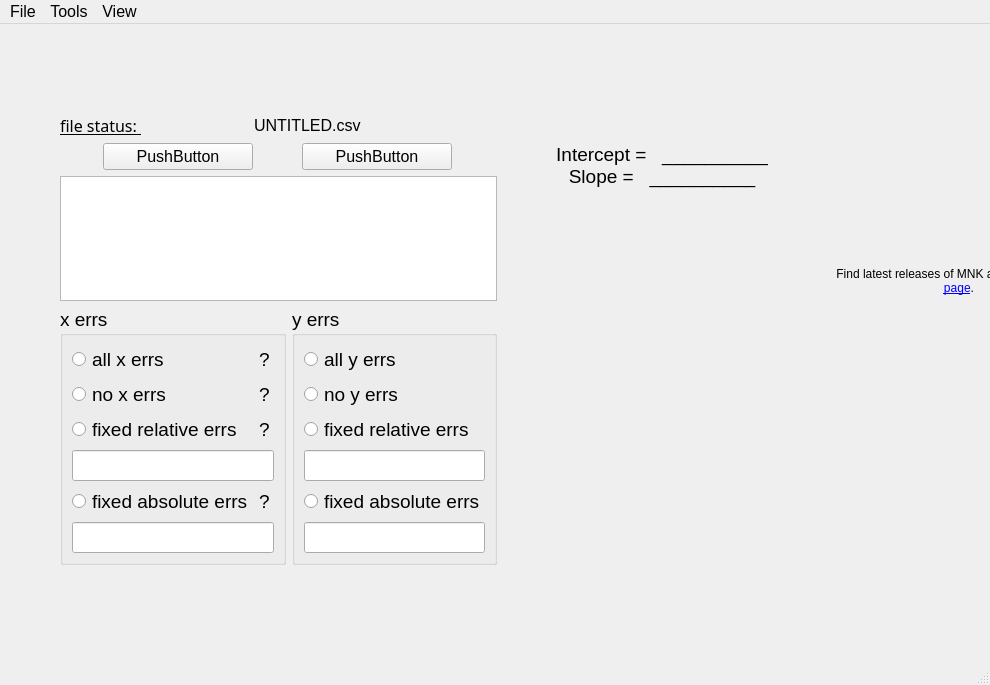
<?xml version="1.0" encoding="UTF-8"?>
<ui version="4.0">
 <class>MnkWindow</class>
 <widget class="QMainWindow" name="MnkWindow">
  <property name="geometry">
   <rect>
    <x>0</x>
    <y>0</y>
    <width>990</width>
    <height>685</height>
   </rect>
  </property>
  <property name="minimumSize">
   <size>
    <width>800</width>
    <height>500</height>
   </size>
  </property>
  <property name="windowTitle">
   <string>MNK</string>
  </property>
  <widget class="QWidget" name="centralwidget">
   <widget class="QWidget" name="tipWidget" native="true">
    <property name="geometry">
     <rect>
      <x>820</x>
      <y>190</y>
      <width>278</width>
      <height>135</height>
     </rect>
    </property>
    <layout class="QVBoxLayout" name="verticalLayout_7">
     <item>
      <widget class="QLabel" name="tipsLabelForMNK">
       <property name="mouseTracking">
        <bool>true</bool>
       </property>
       <property name="text">
        <string>Find latest releases of MNK app on &lt;a href=&quot;https://github.com/Andriy-Bilenko/MNK-Least-Squares-Method-&quot;&gt;this github page&lt;/a&gt;.</string>
       </property>
       <property name="textFormat">
        <enum>Qt::AutoText</enum>
       </property>
       <property name="alignment">
        <set>Qt::AlignCenter</set>
       </property>
       <property name="wordWrap">
        <bool>true</bool>
       </property>
       <property name="openExternalLinks">
        <bool>true</bool>
       </property>
       <property name="textInteractionFlags">
        <set>Qt::LinksAccessibleByMouse|Qt::TextSelectableByKeyboard|Qt::TextSelectableByMouse</set>
       </property>
      </widget>
     </item>
    </layout>
   </widget>
   <widget class="QWidget" name="mainWidgetForMNK" native="true">
    <property name="geometry">
     <rect>
      <x>60</x>
      <y>90</y>
      <width>761</width>
      <height>451</height>
     </rect>
    </property>
    <layout class="QVBoxLayout" name="verticalLayout_2">
     <item>
      <layout class="QVBoxLayout" name="MainlLayout">
       <item>
        <layout class="QHBoxLayout" name="horizontalLayout">
         <item>
          <widget class="QLabel" name="promptLabel">
           <property name="sizePolicy">
            <sizepolicy hsizetype="Fixed" vsizetype="Preferred">
             <horstretch>0</horstretch>
             <verstretch>0</verstretch>
            </sizepolicy>
           </property>
           <property name="font">
            <font>
             <family>Rockwell</family>
             <pointsize>12</pointsize>
             <underline>true</underline>
            </font>
           </property>
           <property name="text">
            <string>file status: </string>
           </property>
          </widget>
         </item>
         <item>
          <widget class="QLabel" name="labelStatus">
           <property name="sizePolicy">
            <sizepolicy hsizetype="Fixed" vsizetype="Preferred">
             <horstretch>0</horstretch>
             <verstretch>0</verstretch>
            </sizepolicy>
           </property>
           <property name="minimumSize">
            <size>
             <width>100</width>
             <height>0</height>
            </size>
           </property>
           <property name="font">
            <font>
             <pointsize>12</pointsize>
            </font>
           </property>
           <property name="text">
            <string/>
           </property>
          </widget>
         </item>
         <item>
          <widget class="QLabel" name="labelFileName">
           <property name="font">
            <font>
             <pointsize>12</pointsize>
            </font>
           </property>
           <property name="text">
            <string>UNTITLED.csv</string>
           </property>
          </widget>
         </item>
        </layout>
       </item>
       <item>
        <layout class="QHBoxLayout" name="horizontalLayout3">
         <item>
          <layout class="QVBoxLayout" name="verticalLayout">
           <item>
            <layout class="QHBoxLayout" name="horizontalLayout_2">
             <item>
              <widget class="QPushButton" name="fitButton">
               <property name="sizePolicy">
                <sizepolicy hsizetype="Fixed" vsizetype="Fixed">
                 <horstretch>0</horstretch>
                 <verstretch>0</verstretch>
                </sizepolicy>
               </property>
               <property name="minimumSize">
                <size>
                 <width>150</width>
                 <height>0</height>
                </size>
               </property>
               <property name="maximumSize">
                <size>
                 <width>140</width>
                 <height>16777215</height>
                </size>
               </property>
               <property name="font">
                <font>
                 <pointsize>12</pointsize>
                </font>
               </property>
               <property name="text">
                <string>PushButton</string>
               </property>
              </widget>
             </item>
             <item>
              <widget class="QPushButton" name="exitButton">
               <property name="sizePolicy">
                <sizepolicy hsizetype="Fixed" vsizetype="Fixed">
                 <horstretch>0</horstretch>
                 <verstretch>0</verstretch>
                </sizepolicy>
               </property>
               <property name="minimumSize">
                <size>
                 <width>150</width>
                 <height>0</height>
                </size>
               </property>
               <property name="maximumSize">
                <size>
                 <width>140</width>
                 <height>16777215</height>
                </size>
               </property>
               <property name="font">
                <font>
                 <pointsize>12</pointsize>
                </font>
               </property>
               <property name="text">
                <string>PushButton</string>
               </property>
              </widget>
             </item>
            </layout>
           </item>
           <item>
            <widget class="QTableView" name="tableView">
             <property name="sizePolicy">
              <sizepolicy hsizetype="Preferred" vsizetype="Preferred">
               <horstretch>0</horstretch>
               <verstretch>0</verstretch>
              </sizepolicy>
             </property>
             <property name="minimumSize">
              <size>
               <width>0</width>
               <height>0</height>
              </size>
             </property>
             <property name="maximumSize">
              <size>
               <width>16777215</width>
               <height>16777215</height>
              </size>
             </property>
            </widget>
           </item>
           <item>
            <layout class="QHBoxLayout" name="horizontalLayout_7">
             <item>
              <widget class="QGroupBox" name="groupBoxXErrs">
               <property name="font">
                <font>
                 <pointsize>14</pointsize>
                </font>
               </property>
               <property name="title">
                <string>x errs</string>
               </property>
               <layout class="QVBoxLayout" name="verticalLayout_6">
                <item>
                 <layout class="QHBoxLayout" name="horizontalLayout_5">
                  <item>
                   <widget class="QRadioButton" name="radioButtonAllXErrs">
                    <property name="sizePolicy">
                     <sizepolicy hsizetype="Expanding" vsizetype="Fixed">
                      <horstretch>0</horstretch>
                      <verstretch>0</verstretch>
                     </sizepolicy>
                    </property>
                    <property name="font">
                     <font>
                      <pointsize>14</pointsize>
                     </font>
                    </property>
                    <property name="text">
                     <string>all x errs</string>
                    </property>
                   </widget>
                  </item>
                  <item>
                   <widget class="QLabel" name="labelAllXErrsHint">
                    <property name="minimumSize">
                     <size>
                      <width>15</width>
                      <height>15</height>
                     </size>
                    </property>
                    <property name="maximumSize">
                     <size>
                      <width>15</width>
                      <height>15</height>
                     </size>
                    </property>
                    <property name="text">
                     <string>?</string>
                    </property>
                   </widget>
                  </item>
                 </layout>
                </item>
                <item>
                 <layout class="QHBoxLayout" name="horizontalLayout_8">
                  <item>
                   <widget class="QRadioButton" name="radioButtonNoXErrs">
                    <property name="sizePolicy">
                     <sizepolicy hsizetype="Expanding" vsizetype="Fixed">
                      <horstretch>0</horstretch>
                      <verstretch>0</verstretch>
                     </sizepolicy>
                    </property>
                    <property name="font">
                     <font>
                      <pointsize>14</pointsize>
                     </font>
                    </property>
                    <property name="text">
                     <string>no x errs</string>
                    </property>
                   </widget>
                  </item>
                  <item>
                   <widget class="QLabel" name="labelNoXErrsHint">
                    <property name="minimumSize">
                     <size>
                      <width>15</width>
                      <height>15</height>
                     </size>
                    </property>
                    <property name="maximumSize">
                     <size>
                      <width>15</width>
                      <height>15</height>
                     </size>
                    </property>
                    <property name="text">
                     <string>?</string>
                    </property>
                   </widget>
                  </item>
                 </layout>
                </item>
                <item>
                 <layout class="QHBoxLayout" name="horizontalLayout_4">
                  <item>
                   <widget class="QRadioButton" name="radioButtonFixedRelativeXErrs">
                    <property name="sizePolicy">
                     <sizepolicy hsizetype="Expanding" vsizetype="Fixed">
                      <horstretch>0</horstretch>
                      <verstretch>0</verstretch>
                     </sizepolicy>
                    </property>
                    <property name="font">
                     <font>
                      <pointsize>14</pointsize>
                     </font>
                    </property>
                    <property name="text">
                     <string>fixed relative errs</string>
                    </property>
                   </widget>
                  </item>
                  <item>
                   <widget class="QLabel" name="labelFixedRelativeXErrsHint">
                    <property name="minimumSize">
                     <size>
                      <width>15</width>
                      <height>15</height>
                     </size>
                    </property>
                    <property name="maximumSize">
                     <size>
                      <width>15</width>
                      <height>15</height>
                     </size>
                    </property>
                    <property name="text">
                     <string>?</string>
                    </property>
                   </widget>
                  </item>
                 </layout>
                </item>
                <item>
                 <widget class="QLineEdit" name="lineEditXFixedRelativeErr">
                  <property name="font">
                   <font>
                    <pointsize>14</pointsize>
                   </font>
                  </property>
                 </widget>
                </item>
                <item>
                 <layout class="QHBoxLayout" name="horizontalLayout_9">
                  <item>
                   <widget class="QRadioButton" name="radioButtonFixedXErrs">
                    <property name="sizePolicy">
                     <sizepolicy hsizetype="Expanding" vsizetype="Fixed">
                      <horstretch>0</horstretch>
                      <verstretch>0</verstretch>
                     </sizepolicy>
                    </property>
                    <property name="font">
                     <font>
                      <pointsize>14</pointsize>
                     </font>
                    </property>
                    <property name="text">
                     <string>fixed absolute errs</string>
                    </property>
                   </widget>
                  </item>
                  <item>
                   <widget class="QLabel" name="labelFixedXErrsHint">
                    <property name="minimumSize">
                     <size>
                      <width>15</width>
                      <height>15</height>
                     </size>
                    </property>
                    <property name="maximumSize">
                     <size>
                      <width>15</width>
                      <height>15</height>
                     </size>
                    </property>
                    <property name="text">
                     <string>?</string>
                    </property>
                   </widget>
                  </item>
                 </layout>
                </item>
                <item>
                 <widget class="QLineEdit" name="lineEditXFixedErr">
                  <property name="font">
                   <font>
                    <pointsize>14</pointsize>
                   </font>
                  </property>
                  <property name="readOnly">
                   <bool>false</bool>
                  </property>
                 </widget>
                </item>
               </layout>
              </widget>
             </item>
             <item>
              <widget class="QGroupBox" name="groupBoxYErrs">
               <property name="font">
                <font>
                 <pointsize>14</pointsize>
                </font>
               </property>
               <property name="title">
                <string>y errs</string>
               </property>
               <layout class="QVBoxLayout" name="verticalLayout_5">
                <item>
                 <widget class="QRadioButton" name="radioButtonAllYErrs">
                  <property name="font">
                   <font>
                    <pointsize>14</pointsize>
                   </font>
                  </property>
                  <property name="text">
                   <string>all y errs</string>
                  </property>
                 </widget>
                </item>
                <item>
                 <widget class="QRadioButton" name="radioButtonNoYErrs">
                  <property name="font">
                   <font>
                    <pointsize>14</pointsize>
                   </font>
                  </property>
                  <property name="text">
                   <string>no y errs</string>
                  </property>
                 </widget>
                </item>
                <item>
                 <widget class="QRadioButton" name="radioButtonFixedRelativeYErrs">
                  <property name="font">
                   <font>
                    <pointsize>14</pointsize>
                   </font>
                  </property>
                  <property name="text">
                   <string>fixed relative errs</string>
                  </property>
                 </widget>
                </item>
                <item>
                 <widget class="QLineEdit" name="lineEditYFixedRelativeErr">
                  <property name="font">
                   <font>
                    <pointsize>14</pointsize>
                   </font>
                  </property>
                 </widget>
                </item>
                <item>
                 <widget class="QRadioButton" name="radioButtonFixedYErrs">
                  <property name="sizePolicy">
                   <sizepolicy hsizetype="Expanding" vsizetype="Fixed">
                    <horstretch>0</horstretch>
                    <verstretch>0</verstretch>
                   </sizepolicy>
                  </property>
                  <property name="font">
                   <font>
                    <pointsize>14</pointsize>
                   </font>
                  </property>
                  <property name="text">
                   <string>fixed absolute errs</string>
                  </property>
                 </widget>
                </item>
                <item>
                 <widget class="QLineEdit" name="lineEditYFixedErr">
                  <property name="font">
                   <font>
                    <pointsize>14</pointsize>
                   </font>
                  </property>
                  <property name="readOnly">
                   <bool>false</bool>
                  </property>
                 </widget>
                </item>
               </layout>
              </widget>
             </item>
            </layout>
           </item>
          </layout>
         </item>
         <item>
          <layout class="QVBoxLayout" name="verticalLayout_3">
           <item>
            <layout class="QVBoxLayout" name="verticalLayout_4">
             <item>
              <widget class="QLabel" name="label_slope_intercept">
               <property name="sizePolicy">
                <sizepolicy hsizetype="Expanding" vsizetype="Fixed">
                 <horstretch>0</horstretch>
                 <verstretch>0</verstretch>
                </sizepolicy>
               </property>
               <property name="font">
                <font>
                 <pointsize>14</pointsize>
                </font>
               </property>
               <property name="text">
                <string>Intercept =   __________
Slope =   __________</string>
               </property>
               <property name="alignment">
                <set>Qt::AlignCenter</set>
               </property>
              </widget>
             </item>
            </layout>
           </item>
           <item>
            <layout class="QHBoxLayout" name="horizontalLayout_3">
             <item>
              <spacer name="verticalSpacer">
               <property name="orientation">
                <enum>Qt::Vertical</enum>
               </property>
               <property name="sizeHint" stdset="0">
                <size>
                 <width>1</width>
                 <height>40</height>
                </size>
               </property>
              </spacer>
             </item>
            </layout>
           </item>
          </layout>
         </item>
        </layout>
       </item>
      </layout>
     </item>
    </layout>
   </widget>
   <zorder>mainWidgetForMNK</zorder>
   <zorder>tipWidget</zorder>
  </widget>
  <widget class="QMenuBar" name="menubar">
   <property name="geometry">
    <rect>
     <x>0</x>
     <y>0</y>
     <width>990</width>
     <height>32</height>
    </rect>
   </property>
   <property name="sizePolicy">
    <sizepolicy hsizetype="MinimumExpanding" vsizetype="Minimum">
     <horstretch>0</horstretch>
     <verstretch>0</verstretch>
    </sizepolicy>
   </property>
   <property name="font">
    <font>
     <pointsize>12</pointsize>
    </font>
   </property>
   <widget class="QMenu" name="menuFile">
    <property name="font">
     <font>
      <pointsize>12</pointsize>
     </font>
    </property>
    <property name="title">
     <string>File</string>
    </property>
    <addaction name="actionOpen"/>
    <addaction name="actionSave"/>
    <addaction name="actionSaveAs"/>
    <addaction name="actionClose"/>
   </widget>
   <widget class="QMenu" name="menuTools">
    <property name="title">
     <string>Tools</string>
    </property>
    <addaction name="actionScreenCapture"/>
    <addaction name="actionChartScreenshot"/>
   </widget>
   <widget class="QMenu" name="menuView">
    <property name="title">
     <string>View</string>
    </property>
    <addaction name="actionLightTheme"/>
    <addaction name="actionDarkTheme"/>
   </widget>
   <addaction name="menuFile"/>
   <addaction name="menuTools"/>
   <addaction name="menuView"/>
  </widget>
  <widget class="QStatusBar" name="statusbar"/>
  <action name="actionOpen">
   <property name="text">
    <string>Open</string>
   </property>
   <property name="font">
    <font>
     <pointsize>12</pointsize>
    </font>
   </property>
  </action>
  <action name="actionSave">
   <property name="text">
    <string>Save</string>
   </property>
   <property name="font">
    <font>
     <pointsize>12</pointsize>
    </font>
   </property>
  </action>
  <action name="actionClose">
   <property name="text">
    <string>Close</string>
   </property>
   <property name="font">
    <font>
     <pointsize>12</pointsize>
    </font>
   </property>
  </action>
  <action name="actionSaveAs">
   <property name="text">
    <string>Save as</string>
   </property>
   <property name="font">
    <font>
     <pointsize>12</pointsize>
    </font>
   </property>
  </action>
  <action name="actionScreenCapture">
   <property name="text">
    <string>Full Screenshot</string>
   </property>
   <property name="font">
    <font>
     <pointsize>12</pointsize>
    </font>
   </property>
  </action>
  <action name="actionChartScreenshot">
   <property name="text">
    <string>Chart Screenshot</string>
   </property>
   <property name="font">
    <font>
     <pointsize>12</pointsize>
    </font>
   </property>
  </action>
  <action name="actionLightTheme">
   <property name="text">
    <string>Light Theme</string>
   </property>
   <property name="font">
    <font>
     <pointsize>12</pointsize>
    </font>
   </property>
  </action>
  <action name="actionDarkTheme">
   <property name="text">
    <string>Dark Theme</string>
   </property>
   <property name="font">
    <font>
     <pointsize>12</pointsize>
    </font>
   </property>
  </action>
 </widget>
 <resources/>
 <connections/>
</ui>
